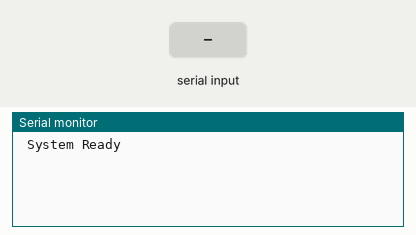
This sketch was run on a simulated Arduino Uno, built with avr-gcc and run on an emulated ATmega328P. On the bench: the last lines printed to the serial monitor. The inputs (shaded band) are chosen by the test bench.

Above: at 1.2 s.
1.3 s: "a" received over Serial
At 1.7 s:
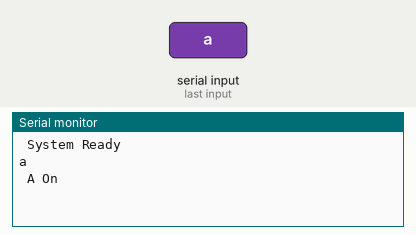
2.8 s: byte 107 ('k') received over Serial
At 4.0 s:
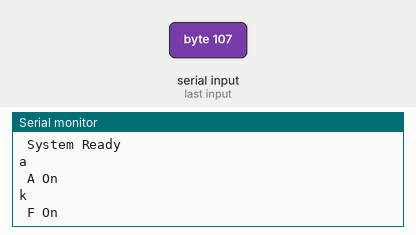
4.3 s: byte 108 ('l') received over Serial
At 5.2 s:
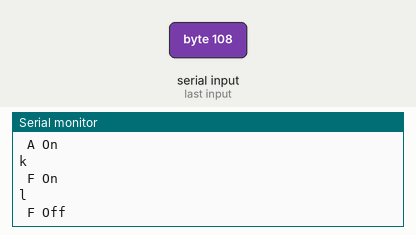
5.8 s: byte 109 ('m') received over Serial
At 6.3 s:
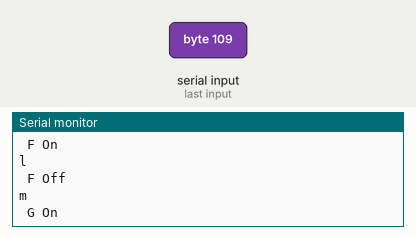
7.3 s: byte 110 ('n') received over Serial
At 8.5 s:
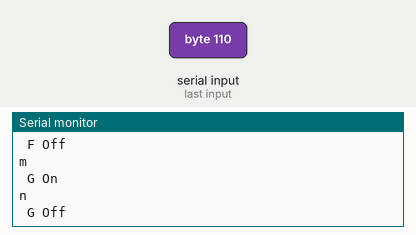
8.8 s: byte 111 ('o') received over Serial
At 9.8 s:
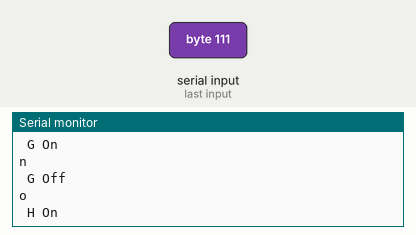

Measured:
- after the input at 1.3 s, the serial monitor: prints a new line at once (image 1)
- after the input at 2.8 s, the serial monitor: prints a new line at once (image 2)
- after the input at 4.3 s, the serial monitor: prints a new line at once (image 3)
- after the input at 5.8 s, the serial monitor: prints a new line at once (image 4)
- after the input at 7.3 s, the serial monitor: prints a new line at once (image 5)
- after the input at 8.8 s, the serial monitor: prints a new line at once (image 6)

The sketch:

serialsend433rf.ino
```cpp
#include <RCSwitch.h>

RCSwitch mySwitch = RCSwitch();

void setup() {
  Serial.begin(9600);
  Serial.println(" System Ready ");
  mySwitch.enableTransmit(10); // Transmitter is connected to Arduino Pin #10
  mySwitch.enableReceive(0);  // Receiver on inerrupt 0 => that is pin #2
  mySwitch.setPulseLength(186);  // Optional set pulse length

  // Optional set protocol (default is 1, will work for most outlets)
  // mySwitch.setProtocol(2);

  // Optional set number of transmission repetitions.
  // mySwitch.setRepeatTransmit(15);
}
void loop() {
    while (Serial.available()) {
        char msg = Serial.read();
        Serial.println(msg);

        switch(msg) {
            case 'a':
                Serial.println(" A On ");
                mySwitch.send("000100000000000000110011");
                break;

            case 'b':
                Serial.println(" A Off ");
                mySwitch.send("000100000000000000111100");
                break;

            case 'c':
                Serial.println(" B On ");
                mySwitch.send("000110100000000111000011");
                break;

            case 'd':
                Serial.println(" B Off ");
                mySwitch.send("000110100000000111001100");
                break;

            case 'e':
                Serial.println(" C On ");
                mySwitch.send("000110100001011100000011");
                break;

            case 'f':
                Serial.println(" C Off ");
                mySwitch.send("000110100001011100001100");
                break;
            case 'g':
                Serial.println(" D On ");
                mySwitch.send("000110100001110100000011");
                break;

            case 'h':
                Serial.println(" D Off ");
                mySwitch.send("000110100001110100001100");
                break;

            case 'i':
                Serial.println(" E On ");
                mySwitch.send("000110110110000100000011");
                break;

            case 'j':
                Serial.println(" E Off ");
                mySwitch.send("000110110110000100001100");
                break;

//blinds start
                case 'k':
                Serial.println(" F On ");
                mySwitch.send("000110100001011111110111");
                break;

            case 'l':
                Serial.println(" F Off ");
                mySwitch.send("000110100001011100001100");
                break;
            case 'm':
                Serial.println(" G On ");
                mySwitch.send("000110100001110111110111");
                break;

            case 'n':
                Serial.println(" G Off ");
                mySwitch.send("000110100001110100001100");
                break;

            case 'o':
                Serial.println(" H On ");
                mySwitch.send("000110110110000111110111");
                break;

            case 'p':
                Serial.println(" H Off ");
                mySwitch.send("000110110110000100001100");
                break;


        }

//    }
//    if (mySwitch.available()) {
//
//    int value = mySwitch.getReceivedValue();
//
//    if (value == 0) {
//      Serial.print("Unknown encoding");
//    } else {
//      Serial.print("Received ");
//      Serial.print( mySwitch.getReceivedValue() );
//      Serial.print(" / ");
//      Serial.print( mySwitch.getReceivedBitlength() );
//      Serial.print("bit ");
//      Serial.print("Protocol: ");
//      Serial.print( mySwitch.getReceivedProtocol() );
//    }

    mySwitch.resetAvailable();
  }
}
```
